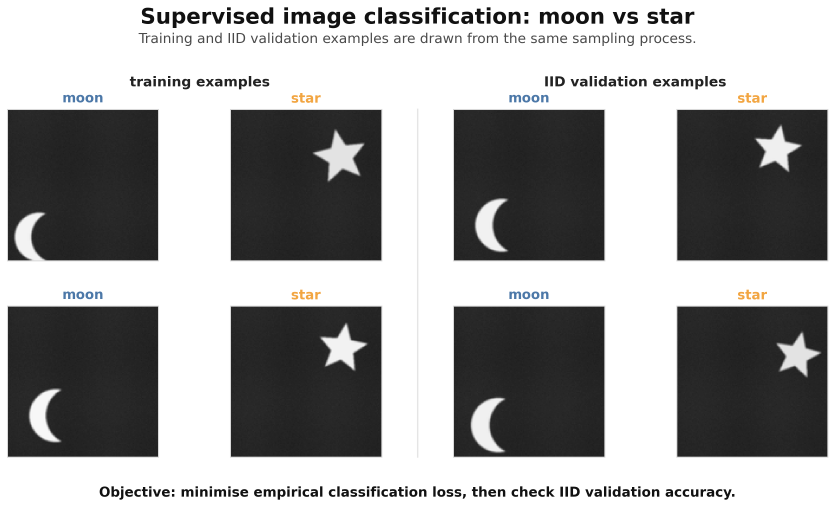
#> input picture xai-demo-slides/assets/images/notebook_polished/01_train_and_iid_validation_examples.png, 2505 x 1520 px (shown at 1/3 size)
$ python 04_build_slide_plates.py
#> lines starting #> are read from the running program, lines starting #| are printed output that depends on the picture
from __future__ import annotations

from pathlib import Path

from PIL import Image, ImageDraw, ImageFont
import yaml


ROOT = Path(__file__).resolve().parents[1]
POLISHED = ROOT / "assets" / "images" / "notebook_polished"
EQUATIONS = ROOT / "assets" / "equations" / "png"
PLATES = ROOT / "assets" / "images" / "slide_plates"
MANIFEST = ROOT / "deck" / "asset_manifest.yaml"
REPORT = ROOT / "deck" / "build_report.md"

W, H = 1920, 1080
OFF_WHITE = "#FAFAF8"
CHARCOAL = "#111111"
MUTED = "#555555"
RED = "#B23A48"
GREEN = "#2E8B57"
GOLD = "#D89C21"


PLATE_SPECS = [
    ("plate_01_supervised_problem.png", "Training minimises empirical risk", "Start with the ordinary supervised-learning exam.", "01_train_and_iid_validation_examples.png", "erm_functional.png"),
    ("plate_02_erm_many_functions.png", "Many functions pass the same finite exam", "IID accuracy alone does not identify the human concept.", "02_both_models_pass_iid_evaluation_clean.png", "many_functions_same_exam.png"),
    ("plate_03_iid_success.png", "Both models appear to work", "The trap starts with apparently perfect evaluation.", "02_both_models_pass_iid_evaluation_clean.png", None),
    ("plate_04_position_counterfactual.png", "Same object. Different position. Different answer.", "Changing address changes the MLP score.", "04_counterfactual_probe_static.png", "position_counterfactual.png"),
    ("plate_05_response_map_geometry.png", "Response maps reveal learned geometry", "The score changes over factor space.", "08_response_map_geometry_professional.png", "response_map.png"),
    ("plate_06_position_data_audit.png", "The position shortcut was already in the data", "A rule that ignores shape can pass the biased exam.", "24_data_story_act1_position_shortcut_professional.png", None),
    ("plate_07_cnn_second_comfort.png", "The CNN appears to work again", "A stronger-looking model can still pass the wrong exam.", "12_act2_cnn_appears_to_work_clean.png", None),
    ("plate_08_background_counterfactual.png", "Same shape. Invisible background shift. Different belief.", "The object is fixed; the background statistic changes.", "14_act2_background_swap_reveal_clean.png", "background_snr.png"),
    ("plate_09_xai_heatmap_caution.png", "Heatmaps are supporting evidence, not the explanation", "Counterfactuals identify the controlling factor.", "13_act2_xai_caution_counterfactual_clean.png", "smoothgrad.png"),
    ("plate_10_background_data_audit.png", "Background statistics already encoded the answer", "Human invisibility is not statistical irrelevance.", "25_data_story_act2_background_shortcut_professional.png", "background_snr.png"),
    ("plate_11_mitigation_retest.png", "Intervention means process change plus re-test", "The same behavioural probe checks whether the learned rule changed.", "21_act2_mitigation_retest_clean.png", "intervention_loop.png"),
    ("plate_12_final_synthesis.png", "XAI as experimental model science", "Make learned structure visible, testable, and correctable.", "26_final_demo_synthesis_professional.png", "intervention_loop.png"),
]


def append_report(text: str) -> None:
    REPORT.parent.mkdir(parents=True, exist_ok=True)
    existing = REPORT.read_text(encoding="utf-8") if REPORT.exists() else "# Build Report\n\n"
    REPORT.write_text(existing.rstrip() + "\n\n" + text.strip() + "\n", encoding="utf-8")


def get_font(size: int, bold: bool = False) -> ImageFont.FreeTypeFont | ImageFont.ImageFont:
#> called with size = 54, bold = True
    candidates = [
        "/System/Library/Fonts/Supplemental/Arial Bold.ttf" if bold else "/System/Library/Fonts/Supplemental/Arial.ttf",
        "/System/Library/Fonts/Supplemental/Helvetica Bold.ttf" if bold else "/System/Library/Fonts/Supplemental/Helvetica.ttf",
        "/Library/Fonts/Arial.ttf",
    ]
    for candidate in candidates:
        try:
            return ImageFont.truetype(candidate, size)
        except Exception:
            pass
    return ImageFont.load_default()


TITLE = get_font(54, True)
SUBTITLE = get_font(27)
FOOT = get_font(23)


def fit_image(path: Path, box: tuple[int, int]) -> Image.Image:
#> called with box = (1640, 505)
    image = Image.open(path).convert("RGBA")
#> image is the input picture: PIL image 2505x1520 RGBA; mean R, G, B, A 159.9, 159.8, 159.8, 255
    image.thumbnail(box, Image.Resampling.LANCZOS)
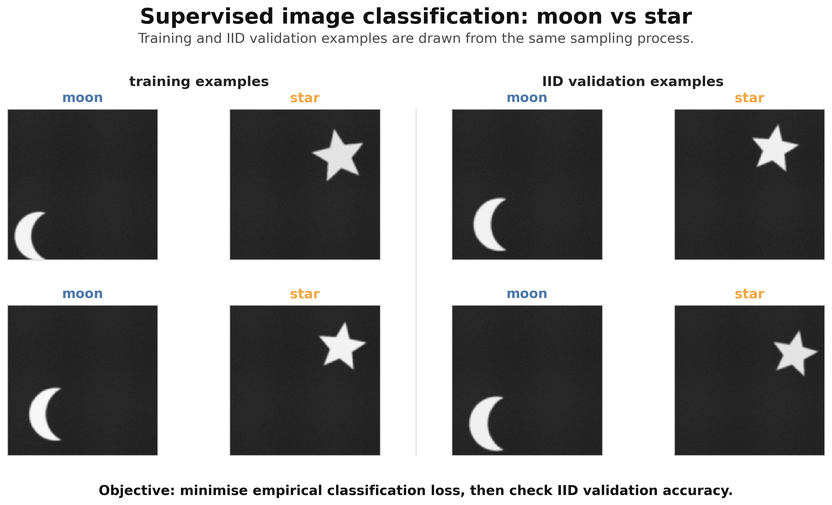
#> image: PIL image 832x505 RGBA; mean R, G, B, A 159.7, 159.6, 159.6, 255
    return image


def paste_center(canvas: Image.Image, image: Image.Image, box: tuple[int, int, int, int]) -> None:
#> called with box = (110, 225, 1810, 780)
    x0, y0, x1, y1 = box
    x = x0 + (x1 - x0 - image.width) // 2
#> x = 544
    y = y0 + (y1 - y0 - image.height) // 2
#> y = 250
    canvas.alpha_composite(image, (x, y))
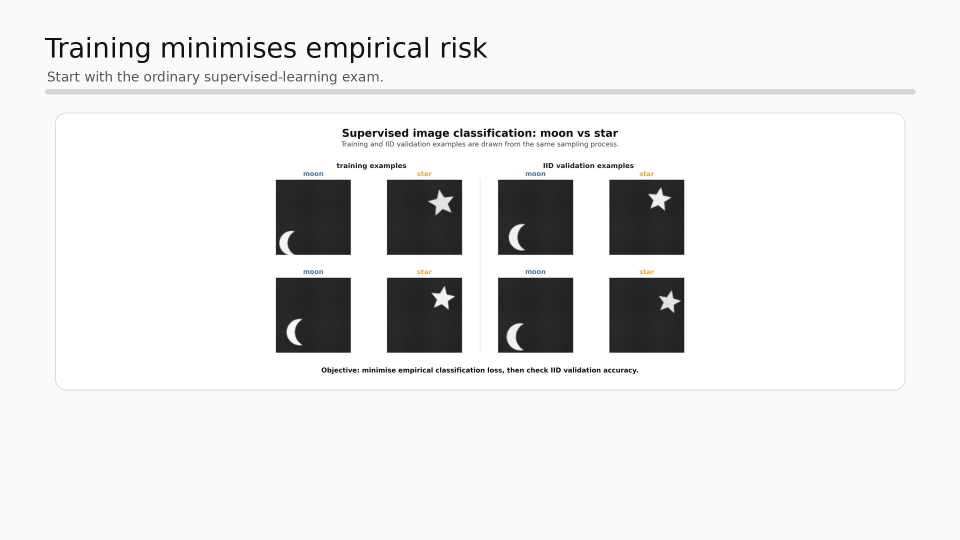
#> canvas: PIL image 1920x1080 RGBA (shown at 1/2 size); mean R, G, B, A 231.2, 231.2, 230.1, 255


def rounded_panel(draw: ImageDraw.ImageDraw, box: tuple[int, int, int, int], outline: str = "#DDDDDD") -> None:
    draw.rounded_rectangle(box, radius=22, fill="white", outline=outline, width=2)


def load_manifest() -> dict:
    if MANIFEST.exists():
        return yaml.safe_load(MANIFEST.read_text(encoding="utf-8")) or {"assets": []}
    return {"assets": []}


def save_manifest(data: dict) -> None:
    unique = {}
    for item in data.get("assets", []):
        unique[item["asset_id"]] = item
    data["assets"] = list(unique.values())
    MANIFEST.write_text(yaml.safe_dump(data, sort_keys=False, allow_unicode=True), encoding="utf-8")


def build_plate(filename: str, title: str, subtitle: str, image_name: str, equation_name: str | None) -> Path:
    source_image = POLISHED / image_name
    if not source_image.exists():
        raise FileNotFoundError(source_image)
    equation = EQUATIONS / equation_name if equation_name else None
    if equation is not None and not equation.exists():
        raise FileNotFoundError(equation)

    canvas = Image.new("RGBA", (W, H), OFF_WHITE)
    draw = ImageDraw.Draw(canvas)
    draw.text((90, 64), title, font=TITLE, fill=CHARCOAL)
    draw.text((94, 137), subtitle, font=SUBTITLE, fill=MUTED)

    accent = RED if "shortcut" in title.lower() or "different" in title.lower() else GREEN if "mitigation" in title.lower() else GOLD if "background" in title.lower() else "#D8D8D8"
    draw.rounded_rectangle((90, 178, 1830, 188), radius=5, fill=accent)

    image_box = (110, 225, 1810, 865) if equation is None else (110, 225, 1810, 780)
    rounded_panel(draw, image_box)
    image = fit_image(source_image, (image_box[2] - image_box[0] - 60, image_box[3] - image_box[1] - 50))
    paste_center(canvas, image, image_box)

    if equation is not None:
        eq_box = (210, 815, 1710, 930)
        rounded_panel(draw, eq_box, "#E7E0CF")
        eq = fit_image(equation, (eq_box[2] - eq_box[0] - 60, eq_box[3] - eq_box[1] - 30))
#> call 2 of fit_image, with box = (1440, 85)
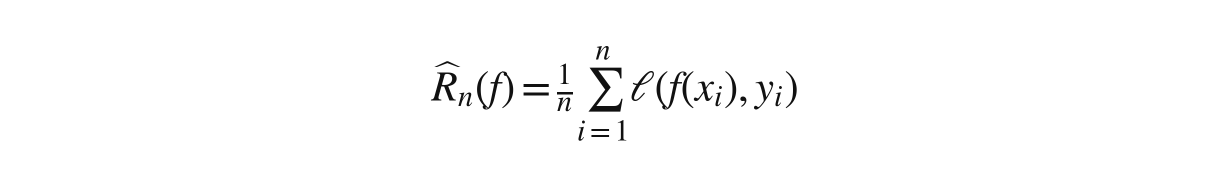
#> input picture xai-demo-slides/assets/equations/png/erm_functional.png, 2455 x 376 px (shown at 1/2 size)
#> in fit_image, image is the input picture: PIL image 2455x376 RGBA; mean R, G, B, A 251.5, 251.5, 251.5, 3.1
#> in fit_image (call 2), `image.thumbnail(box, Image.Resampling.LANCZOS)`:
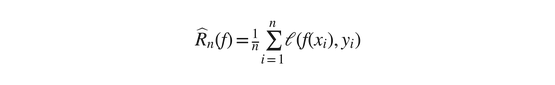
#> image: PIL image 555x85 RGBA; mean R, G, B, A 0.4, 0.4, 0.4, 3.3; transparent parts drawn white
        paste_center(canvas, eq, eq_box)

    draw.text((110, 995), "Use as a PowerPoint proof object; detailed explanation belongs in speaker notes.", font=FOOT, fill=MUTED)
    path = PLATES / filename
    path.parent.mkdir(parents=True, exist_ok=True)
    canvas.convert("RGB").save(path, quality=95)
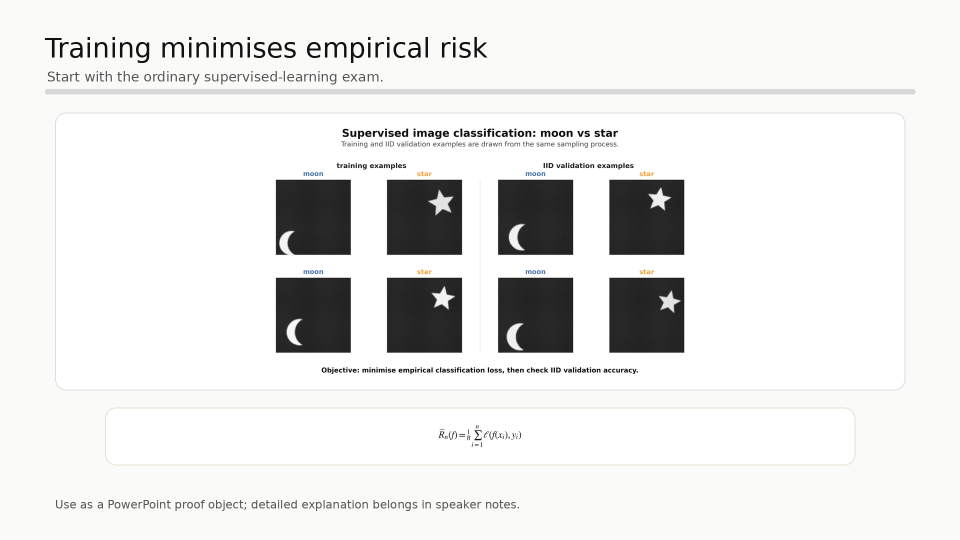
#> saved as plate_01_supervised_problem.png: PIL image 1920x1080 RGB (shown at 1/2 size); mean R, G, B 231.1, 231.1, 230.1
    return path


def main() -> None:
    PLATES.mkdir(parents=True, exist_ok=True)
    for child in PLATES.iterdir():
        if child.is_file():
            child.unlink()
    manifest = load_manifest()
    manifest["assets"] = [item for item in manifest.get("assets", []) if not item["asset_id"].startswith("slide_plate_")]
    created = []
    for spec in PLATE_SPECS:
        path = build_plate(*spec)
        created.append(path.name)
        manifest.setdefault("assets", []).append(
            {
                "asset_id": f"slide_plate_{path.stem}",
                "filename": path.relative_to(ROOT).as_posix(),
                "type": "png",
                "source": "scripts/04_build_slide_plates.py",
                "suggested_use": "PowerPoint slide plate",
            }
        )
    save_manifest(manifest)
    append_report("# Slide plates\n\n" + "\n".join(f"- `{name}`" for name in created))


if __name__ == "__main__":
#> (the run stopped early here; a loop or call above may not have finished)
